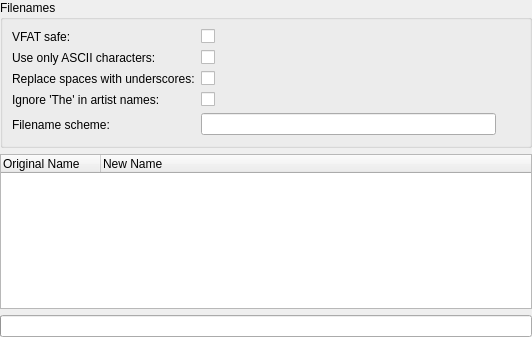
<?xml version="1.0" encoding="UTF-8"?>
<ui version="4.0">
 <class>TrackOrganiser</class>
 <widget class="QWidget" name="TrackOrganiser">
  <property name="geometry">
   <rect>
    <x>0</x>
    <y>0</y>
    <width>532</width>
    <height>337</height>
   </rect>
  </property>
  <layout class="QVBoxLayout" name="verticalLayoutx">
   <property name="margin">
    <number>0</number>
   </property>
   <item>
  <layout class="QVBoxLayout" name="verticalLayout">
   <property name="margin">
    <number>0</number>
   </property>
   <item>
    <widget class="QGroupBox" name="optionsBox">
     <property name="title">
      <string>Filenames</string>
     </property>
     <layout class="QFormLayout" name="formLayout_2">
      <property name="fieldGrowthPolicy">
       <enum>QFormLayout::ExpandingFieldsGrow</enum>
      </property>
      <item row="4" column="1">
       <layout class="QHBoxLayout" name="horizontalLayout">
        <property name="spacing">
         <number>0</number>
        </property>
        <item>
         <widget class="LineEdit" name="filenameScheme">
          <property name="minimumSize">
           <size>
            <width>288</width>
            <height>0</height>
           </size>
          </property>
          <property name="readOnly">
           <bool>true</bool>
          </property>
         </widget>
        </item>
        <item>
         <widget class="QToolButton" name="configFilename">
          <property name="autoRaise">
           <bool>true</bool>
          </property>
         </widget>
        </item>
       </layout>
      </item>
      <item row="4" column="0">
       <widget class="BuddyLabel" name="label_6">
        <property name="text">
         <string>Filename scheme:</string>
        </property>
        <property name="buddy">
         <cstring>filenameScheme</cstring>
        </property>
       </widget>
      </item>
      <item row="3" column="1">
       <widget class="OnOffButton" name="ignoreThe">
        <property name="text">
         <string/>
        </property>
       </widget>
      </item>
      <item row="3" column="0">
       <widget class="BuddyLabel" name="label_5">
        <property name="text">
         <string>Ignore 'The' in artist names:</string>
        </property>
        <property name="buddy">
         <cstring>ignoreThe</cstring>
        </property>
       </widget>
      </item>
      <item row="2" column="1">
       <widget class="OnOffButton" name="replaceSpaces">
        <property name="text">
         <string/>
        </property>
       </widget>
      </item>
      <item row="2" column="0">
       <widget class="BuddyLabel" name="label_4">
        <property name="text">
         <string>Replace spaces with underscores:</string>
        </property>
        <property name="buddy">
         <cstring>replaceSpaces</cstring>
        </property>
       </widget>
      </item>
      <item row="1" column="1">
       <widget class="OnOffButton" name="asciiOnly">
        <property name="text">
         <string/>
        </property>
       </widget>
      </item>
      <item row="1" column="0">
       <widget class="BuddyLabel" name="label_3">
        <property name="text">
         <string>Use only ASCII characters:</string>
        </property>
        <property name="buddy">
         <cstring>asciiOnly</cstring>
        </property>
       </widget>
      </item>
      <item row="0" column="1">
       <widget class="OnOffButton" name="vfatSafe">
        <property name="text">
         <string/>
        </property>
       </widget>
      </item>
      <item row="0" column="0">
       <widget class="BuddyLabel" name="label_2">
        <property name="text">
         <string>VFAT safe:</string>
        </property>
        <property name="buddy">
         <cstring>vfatSafe</cstring>
        </property>
       </widget>
      </item>
     </layout>
    </widget>
   </item>
   <item>
    <widget class="QTreeWidget" name="files">
     <property name="rootIsDecorated">
      <bool>false</bool>
     </property>
     <property name="uniformRowHeights">
      <bool>true</bool>
     </property>
     <property name="allColumnsShowFocus">
      <bool>true</bool>
     </property>
     <property name="alternatingRowColors">
      <bool>true</bool>
     </property>
     <column>
      <property name="text">
       <string>Original Name</string>
      </property>
     </column>
     <column>
      <property name="text">
       <string>New Name</string>
      </property>
     </column>
    </widget>
   </item>
  </layout>
  </item>
  <item>
   <widget class="QProgressBar" name="progress"/>
   </item>
  </layout>
 </widget>
 <customwidgets>
  <customwidget>
   <class>OnOffButton</class>
   <extends>QCheckBox</extends>
   <header>onoffbutton.h</header>
  </customwidget>
  <customwidget>
   <class>LineEdit</class>
   <extends>QLineEdit</extends>
   <header>lineedit.h</header>
  </customwidget>
  <customwidget>
   <class>BuddyLabel</class>
   <extends>QLabel</extends>
   <header>buddylabel.h</header>
  </customwidget>
 </customwidgets>
 <tabstops>
  <tabstop>vfatSafe</tabstop>
  <tabstop>asciiOnly</tabstop>
  <tabstop>replaceSpaces</tabstop>
  <tabstop>ignoreThe</tabstop>
  <tabstop>filenameScheme</tabstop>
  <tabstop>configFilename</tabstop>
  <tabstop>files</tabstop>
 </tabstops>
 <resources/>
 <connections/>
</ui>
